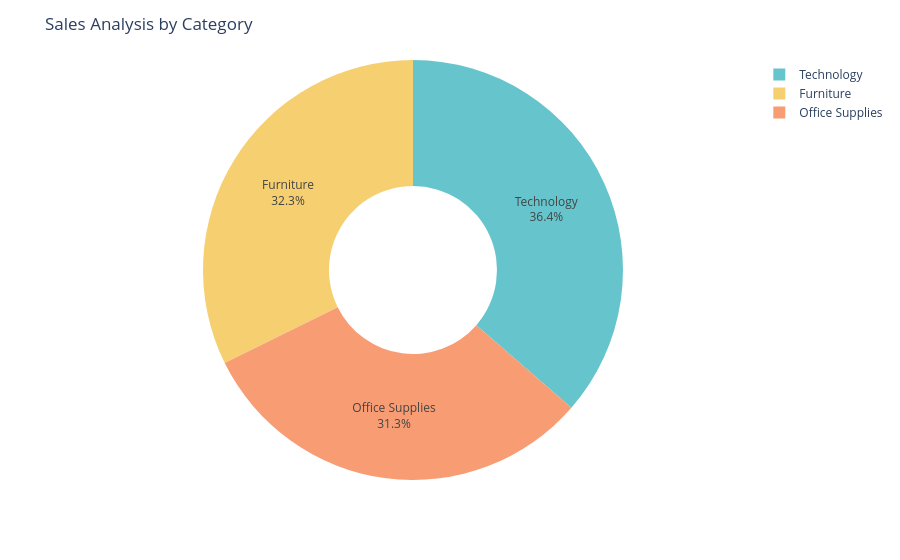

Source (notebook cell):
### Markdown cell above
## Sales By Category

### Code cell
sales_by_category = df.groupby('Category')['Sales'].sum().reset_index().sort_values(by='Sales', ascending=False)
sales_by_category

# Visualization
fig = px.pie(sales_by_category, names='Category', values='Sales', hole=0.4, color_discrete_sequence=colors.qualitative.Pastel)
fig.update_traces(textposition='inside', textinfo='percent+label')
fig.update_layout(title_text='Sales Analysis by Category')
fig.show()

### Figure 1 — Plotly figure (JSON) as saved in the notebook; plotly's stock layout.template omitted (floating-point values rounded to 4 significant figures)
{"data": [{"domain": {"x": [0, 1], "y": [0, 1]}, "hole": 0.4, "hovertemplate": "Category=%{label}<br>Sales=%{value}<extra></extra>", "labels": ["Technology", "Furniture", "Office Supplies"], "legendgroup": "", "name": "", "showlegend": true, "textinfo": "percent+label", "textposition": "inside", "type": "pie", "values": [836200.0, 742000.0, 719000.0]}], "layout": {"legend": {"tracegroupgap": 0}, "margin": {"t": 60}, "piecolorway": ["rgb(102, 197, 204)", "rgb(246, 207, 113)", "rgb(248, 156, 116)", "rgb(220, 176, 242)", "rgb(135, 197, 95)", "rgb(158, 185, 243)", "rgb(254, 136, 177)", "rgb(201, 219, 116)", "rgb(139, 224, 164)", "rgb(180, 151, 231)", "rgb(179, 179, 179)"], "title": {"text": "Sales Analysis by Category"}}}
